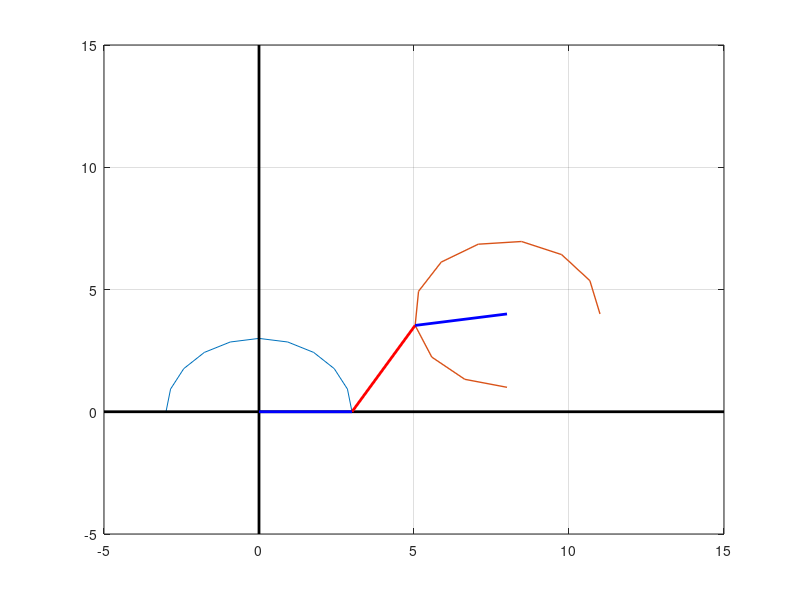

Source code (MATLAB):
clc, close all, clear all

g=10;                       %steps between min/max angle
t1sa=0;                     %bar 1 start angle
t1ea=pi;                    %bar 1 end angle 
step1 = abs(t1sa-t1ea)/g;   %steps between the angles
theta1 = t1sa:step1:t1ea;

t3sa=0;                     %bar 3 start angle
t3ea=3*pi/2;                %bar 3 end angle 
step3 = abs(t3sa-t3ea)/g;   %steps between the angles
theta3 = t3sa:step3:t3ea;

rx1=0;                      %X,Y position of joint O (base)
ry1=0;                      %
rx3=8;                      %X,Y position of joint C (the desired end point)
ry3=4;                      %
r1=3;                       %length of bar 1
r2=4;                       %length of bar 2
r3=3;                       %length of bar 3

x1=r1.*cos(theta1)+rx1;     %calculating the coordinates of the end point of bar 1
y1=r1.*sin(theta1)+ry1;     %

x3=r3.*cos(theta3)+rx3;     %calculating the coordinates of the end point of bar 1
y3=r3.*sin(theta3)+ry3;     %

z=0;                        %counter variable for the coords matrix (to keep track of the current row)
coords=[];                  %matrix where all viable coordinates will be stored
error=0.1;                  %allowed +- error of the position

plot(x1,y1,x3,y3, 'LineWidth', 1) %plot the trajectories of the end point of bar 1 (point A) and bar 2 (point B)
hold on
grid on                                       %additional cosmetics  
axis([-5 15 -5 15])                           %  
plot([0 0], [-5 15], 'black' ,'LineWidth', 2) %
plot([-5 15], [0 0], 'black' ,'LineWidth', 2) %


for n=1:(size(x1, 2))
    for i=1:(size(x1,2))
        dist = sqrt(((x3(i)-x1(n))^2)+((y3(i)-y1(n))^2));       %take current start/end positions of bar 2 and calculate the length between them 
        if (dist > r2 && dist < r2 + error) || (dist < r2 && dist > r2 - error)    %check if the length is equal to the length of bar 2 within the allowed error
            plot([x1(n) x3(i)], [y1(n) y3(i)],'red', 'LineWidth', 2) %plot the position of bar 2
            plot([x1(n) rx1], [y1(n) ry1], 'blue', 'LineWidth', 2)                  %plot the position of bar 1
            plot([x3(i) rx3], [y3(i) ry3], 'blue', 'LineWidth', 2)                  %plot the position of bar 3
            z = z+1;                                           %row counting for coords matrix
            coords(z , 1) = x1(n);                             %save the X,Y coordinates of point A
            coords(z , 2) = y1(n);                             %
            coords(z , 3) = x3(i);                             %save the X,Y coordinates of point B
            coords(z , 4) = y3(i);                             %
        end
        pause(0.001)
    end
end

